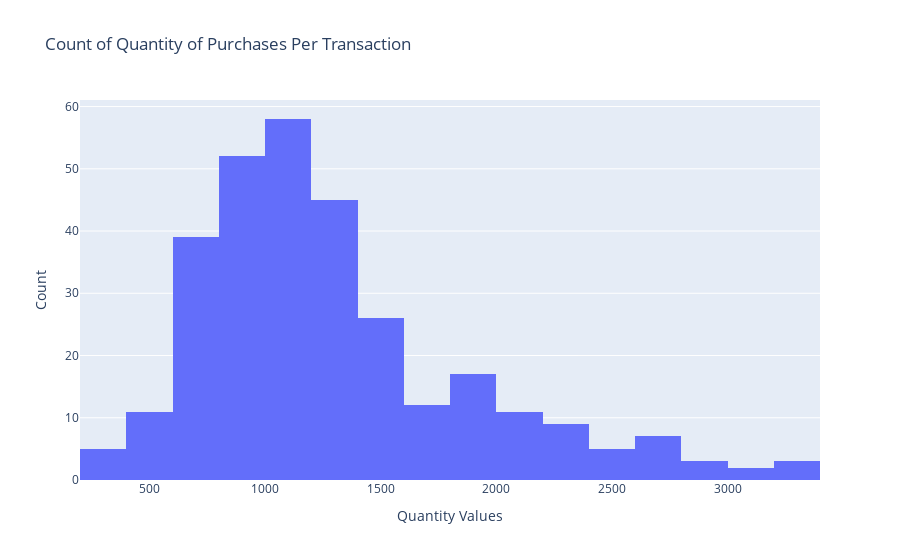

Notebook code for this chart:
### Markdown cell above
__Challenge: Visualisierung der Daten mit selbst definierten Plotly-Funktionen__
    
Eine großartige Fähigkeit ist es, sich eine Funktionsdefinition und ihren Docstring anzusehen und herauszufinden, wie sie zu verwenden ist. Aus diesem Grund habe ich in der Definition von plot_histogram() "type hints" hinzugefügt. Typ-Hinweise zeigen dem Benutzer, welche Argumente die Funktion erwartet und von welchem Typ sie sein sollten (z. B. sollte 'title' ein String sein), und zeigen auch, was die Funktion zurückgibt (in diesem Fall ist die Ausgabe None, da die Funktion das Diagramm anzeigt, aber nicht zurückgibt). 

Für die nächste Aufgabe erstellen Sie also zwei neue Zellen, in denen Sie die Anwendung von plot_histogram() üben. Eine Zelle sollte die Verteilung der Mengenwerte darstellen, die andere die Werte des Stückpreises aus unserem df_data-Datenframe. Viel Erfolg!

### Code cell
# Plot distribution of 'Quantity' values
plot_histogram( 
            data=counts['Quantity'],
            x_title='Quantity Values',
            y_title='Count',
            title='Count of Quantity of Purchases Per Transaction'
        )

### Figure 1 — Plotly figure (JSON) as saved in the notebook; plotly's stock layout.template omitted (floating-point values rounded to 4 significant figures; data arrays with more than 128 entries replaced by an {"elided": "..."} marker saying what was removed)
{"data": [{"type": "histogram", "x": {"elided": "305 int values"}}], "layout": {"hovermode": "x unified", "title": {"text": "Count of Quantity of Purchases Per Transaction"}, "xaxis": {"title": {"text": "Quantity Values"}}, "yaxis": {"title": {"text": "Count"}}}}
